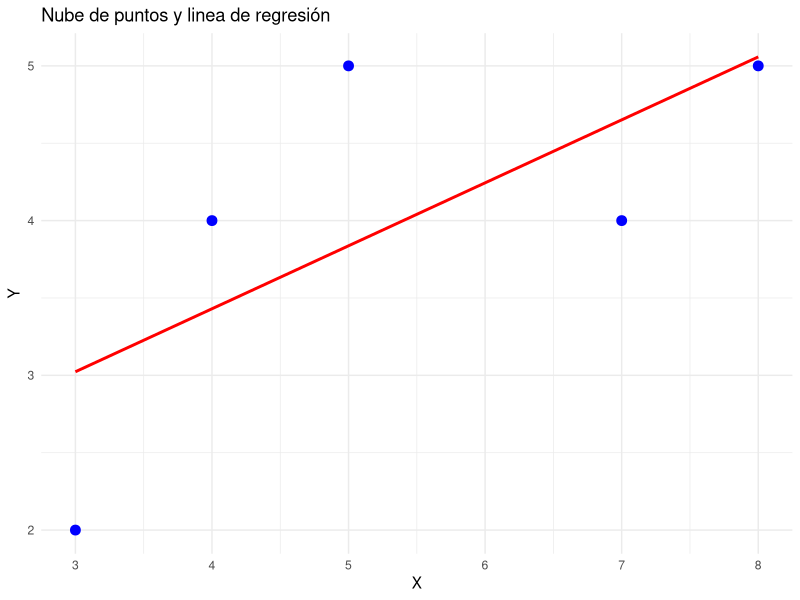

Write the R code that produced this figure.
## ---- chunk 1
library(dplyr)
library(ggplot2)
library(caret)
## ---- chunk 2
calculate_estimators <- function(df) {
  x <- df[, 1]
  y <- df[, 2]
  n <- length(x)

  num_b1 <- (sum(x) * sum(y) - n * (sum(x * y)))
  denominator_b1 <- ((sum(x)^2) - n * sum(x^2))
  b1 <- num_b1 / denominator_b1

  num_b0 <- (sum(y) - b1 * (sum(x)))
  b0 <- num_b0 / length(x)

  result <- list(B_0 = b0, B_1 = b1)
  return(result)
}


calculate_r_squared <- function(df, estimators) {
  x <- df[, 1]
  y <- df[, 2]

  y_pred <- estimators$B_0 + estimators$B_1 * x

  mean_y <- mean(y)


  r_squared_num <- sum((y_pred - mean_y)^2)
  r_squared_den <- sum((y - mean_y)^2)
  s <- y - mean_y
  r2 <- r_squared_num / r_squared_den

  return(r2)

}

calculate_r <- function(r2) {
  return(sqrt(r2))
}

calculate_residuals <- function(df, estimators) {
  x <- df[, 1]
  y <- df[, 2]

  y_pred <- estimators$B_0 + estimators$B_1 * x

  residuals <- y - y_pred

  return(y_pred)
}

## ---- chunk 3
randomDf <- data.frame(
  X = c(3, 4, 5, 7, 8),
  Y = c(2, 4, 5, 4, 5)
)

estimators <- calculate_estimators(randomDf)
print(estimators)

## ---- chunk 4
model <- lm(randomDf[, 2] ~ randomDf[, 1])
summary(model)
## ---- chunk 5
r2 <- calculate_r_squared(randomDf, estimators)
print(r2)
## ---- chunk 6
r_coef <- calculate_r(r2)
print(r_coef)
## ---- chunk 7
residuals <- calculate_residuals(randomDf, estimators)

print(residuals)
## ---- chunk 8
regression_line <- function(df, estimators) {
  x_seq <- seq(min(df[, 1]), max(df[, 1]), length.out = 100)

  y_pred <- estimators$B_0 + estimators$B_1 * x_seq

  regressionLine <- data.frame(X = x_seq, Y = y_pred)

  return(regressionLine)
}

regressionLine <- regression_line(randomDf, estimators)

regressionLinePlot <- ggplot(randomDf, aes(x = X, y = Y)) +
        geom_point(color = "blue", size=3) +
        geom_line(data = regressionLine, aes(x = X, y = Y), color = "red", size = 1) +
        labs(title = "Nube de puntos y linea de regresión",
             x = "X",
             y = "Y"
        ) +
        theme_minimal()

print(regressionLinePlot)

